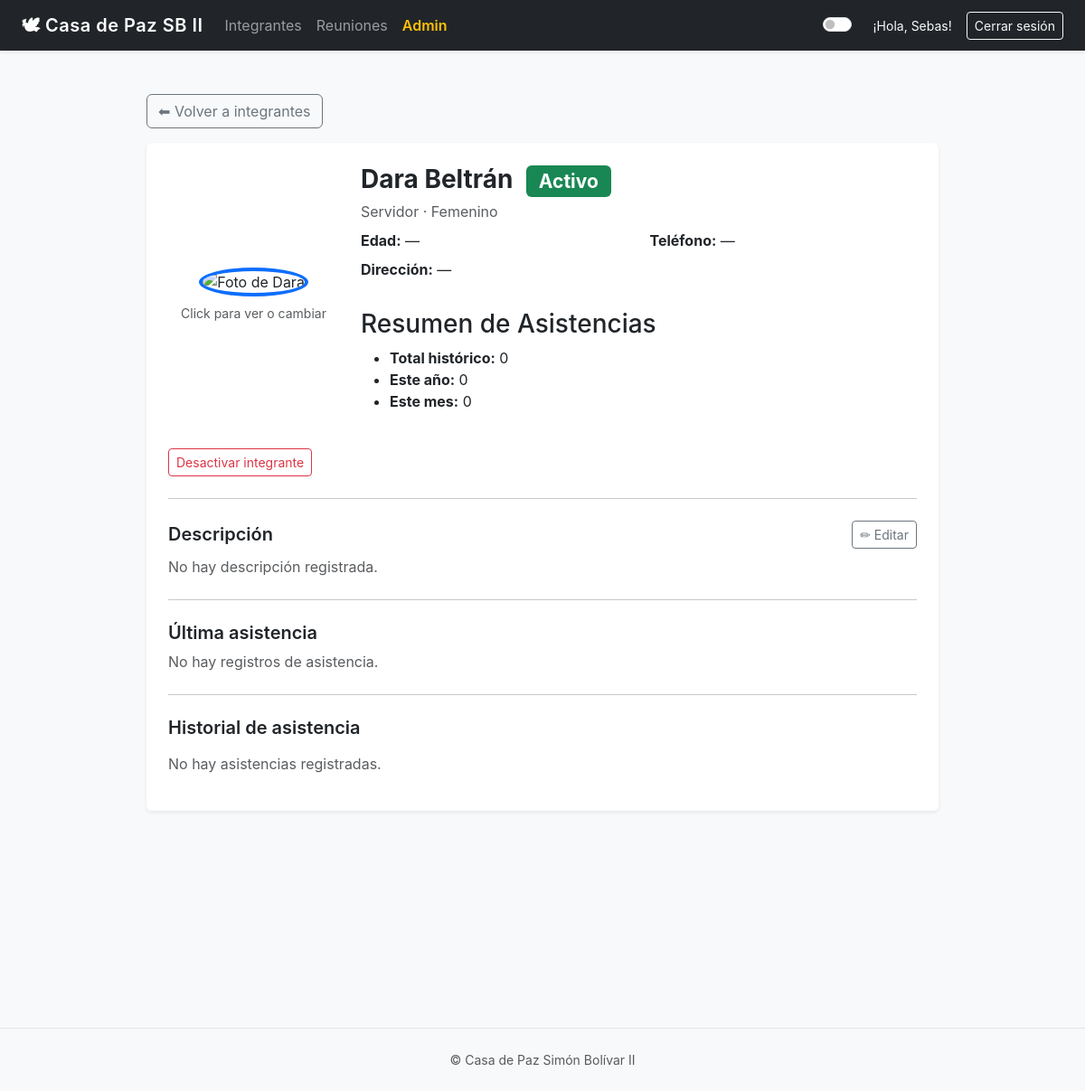
The app's page /integrante/2/ (signed in) with its own data.
### asistencia/models.py (models this page shows, shortened)
class Integrante(models.Model):
    SEXO_CHOICES = [
        ('M', 'Masculino'),
        ('F', 'Femenino'),
    ]
    nombre = models.CharField(max_length=100)
    apellido = models.CharField(max_length=100)
    fecha_nacimiento = models.DateField(null=True, blank=True)
    tipo = models.CharField(
        max_length=10,
        choices=[('niño', 'Niño'), ('joven', 'Joven'), ('servidor', 'Servidor')]
    )
    telefono = models.CharField(max_length=50, null=True, blank=True)
    email = models.EmailField(null=True, blank=True)
    ultima_asistencia = models.DateField(null=True, blank=True)
    descripcion = models.TextField(blank=True, null=True)
    activo = models.BooleanField(default=True)
    rol = models.CharField(
        max_length=10,
        choices=[('Maestro', 'Maestro'), ('Lider', 'Líder')],
        null=True,
        blank=True
    )
    direccion = models.CharField(
        max_length=255,
        blank=True,
        null=True
    )
    sexo = models.CharField(
        max_length=1,
        choices=SEXO_CHOICES,
        blank=True,
        null=True
    )
    @property
    def edad(self):
        if not self.fecha_nacimiento:
            return None
        hoy = date.today()
        return (
            hoy.year - self.fecha_nacimiento.year
            - ((hoy.month, hoy.day) < (self.fecha_nacimiento.month, self.fecha_nacimiento.day))
        )
    foto = CloudinaryField(
        'image',
        blank=True,
        null=True,
        default='user_default'
    )

### asistencia/views.py (the view)
# urls.py: path('integrante/<int:pk>/', views.integrante_perfil, name='integrante_perfil'),
def integrante_perfil(request, pk):
    integrante = get_object_or_404(Integrante, pk=pk)
    hoy = date.today()
    año_actual = hoy.year
    mes_actual = hoy.month
    asistencias = Asistencia.objects.filter(
        integrante=integrante
    ).select_related('reunion')
    total_asistencias = asistencias.filter(presente=True).count()
    total_asistencias_año = asistencias.filter(
        presente=True,
        reunion__fecha__year=año_actual
    ).count()
    total_asistencias_mes = asistencias.filter(
        presente=True,
        reunion__fecha__year=año_actual,
        reunion__fecha__month=mes_actual
    ).count()
    historial_asistencias = (
        asistencias
        .filter(presente=True)
        .order_by('-reunion__fecha')
    )
    ultima_asistencia = historial_asistencias.first()
    context = {
        'integrante': integrante,
        'total_asistencias': total_asistencias,
        'total_asistencias_año': total_asistencias_año,
        'total_asistencias_mes': total_asistencias_mes,
        'historial_asistencias': historial_asistencias,
        'ultima_asistencia': ultima_asistencia,
    }
    return render(request, 'asistencia/integrante_perfil.html', context)

### asistencia/templates/asistencia/integrante_perfil.html (shortened to what this page needs)
{% extends 'asistencia/base.html' %}
{% load static %}
{% block content %}
<div class="container" style="max-width: 900px;">
    <a href="{% url 'integrante_list' %}" class="btn btn-outline-secondary mb-3">
        ⬅ Volver a integrantes
    </a>
    <div class="card shadow-sm border-0">
        <div class="card-body p-4">
            <div class="row align-items-center">
                <div class="col-md-3 text-center">
                    {% if integrante.foto %}
                    <img src="{{ integrante.foto.url }}" class="rounded-circle mb-2 profile-photo" id="profilePhoto"
                        alt="Foto de {{ integrante.nombre }}">
                    {% else %}
                    <img src="{% static 'asistencia/img/user_placeholder.png' %}"
                        class="rounded-circle mb-2 profile-photo" id="profilePhoto" alt="Foto de perfil">
                    {% endif %}
                    <small class="text-muted d-block">
                        Click para ver o cambiar
                    </small>
                </div>
                <div class="col-md-9">
                    <h3 class="fw-bold mb-1">
                        {{ integrante.nombre }} {{ integrante.apellido }}
                        {% if integrante.activo %}
                        <span class="badge bg-success ms-2">Activo</span>
                        {% else %}
                        <span class="badge bg-danger ms-2">Inactivo</span>
                        {% endif %}
                    </h3>
                    <p class="text-muted mb-2">
                        {{ integrante.tipo|title }}
                        {% if integrante.sexo %}
                        · {% if integrante.sexo == 'M' %}Masculino{% else %}Femenino{% endif %}
                        {% endif %}
                    </p>
                    <div class="row">
                        <div class="col-md-6 mb-2">
                            <strong>Edad:</strong>
                            {% if integrante.edad %}
                            {{ integrante.edad }} años
                            {% else %}
                            —
                            {% endif %}
                        </div>
                        <div class="col-md-6 mb-2">
                            <strong>Teléfono:</strong>
                            {{ integrante.telefono|default:"—" }}
                        </div>
                        <div class="col-md-12 mb-2">
                            <strong>Dirección:</strong>
                            {{ integrante.direccion|default:"—" }}
                        </div>
                    </div>
                    <br>
                    <h3>Resumen de Asistencias</h3>
                    <ul>
                        <li><strong>Total histórico:</strong> {{ total_asistencias }}</li>
                        <li><strong>Este año:</strong> {{ total_asistencias_año }}</li>
                        <li><strong>Este mes:</strong> {{ total_asistencias_mes }}</li>
                    </ul>
                </div>
            </div>
            <br>
            <form method="post" action="{% url 'integrante_toggle_activo' integrante.pk %}">
                {% if integrante.activo %}
                <button class="btn btn-outline-danger btn-sm">
                    Desactivar integrante
                </button>
                {% else %}
                <button class="btn btn-outline-success btn-sm">
                    Activar integrante
                </button>
                {% endif %}
            </form>
            <hr class="my-4">
            <h5 class="fw-semibold mb-2 d-flex justify-content-between align-items-center">
                Descripción
                <button class="btn btn-sm btn-outline-secondary" data-bs-toggle="modal"
                    data-bs-target="#editarDescripcionModal">
                    ✏ Editar
                </button>
            </h5>
            <p class="text-muted">
                {% if integrante.descripcion %}
                {{ integrante.descripcion }}
                {% else %}
                No hay descripción registrada.
                {% endif %}
            </p>
            <hr class="my-4">
            <h5 class="fw-semibold mb-2">Última asistencia</h5>
            {% if ultima_asistencia %}
            <p class="mb-0">
                Asistió el
                <strong>
                    {{ ultima_asistencia.reunion.fecha|date:"d F Y" }}
                </strong>
            </p>
            {% else %}
            <p class="text-muted mb-0">
                No hay registros de asistencia.
            </p>
            {% endif %}
            <hr class="my-4">
            <h5 class="fw-semibold mb-3">Historial de asistencia</h5>
            {% if historial_asistencias %}
            <ul class="list-group list-group-flush">
                {% for a in historial_asistencias %}
                <li class="list-group-item d-flex justify-content-between align-items-center">
                    <span>
                        📅 <a href="{% url 'reunion_detail' a.reunion.id %}">{{ a.reunion.fecha|date:"d F Y" }} - {{ a.reunion.tema }}</a>
                    </span>
                    {% if a.comentario %}
                    <span class="text-muted small">
                        {{ a.comentario }}
                    </span>
                    {% endif %}
                </li>
                {% endfor %}
            </ul>
            {% else %}
            <p class="text-muted">
                No hay asistencias registradas.
            </p>
            {% endif %}
        </div>
    </div>
</div>
{% endblock %}

### asistencia/templates/asistencia/base.html (shortened to what this page needs)
{% load static %}
<!doctype html>
<html lang="es" data-bs-theme="light">
<head>
  <link href="https://cdn.jsdelivr.net/npm/bootstrap@5.3.0/dist/css/bootstrap.min.css" rel="stylesheet">
  <link rel="stylesheet" href="{% static 'asistencia/css/styles.css' %}">
</head>
<body class="bg-light {% if request.user.is_authenticated %}authenticated{% endif %}">
  {% if request.user.is_authenticated %}
  <nav class="navbar navbar-expand-lg navbar-dark bg-dark shadow-sm">
    <div class="container-fluid px-4">
      <a class="navbar-brand fw-semibold" href="{% url 'dashboard' %}">
        🕊 Casa de Paz SB II
      </a>
      <div class="collapse navbar-collapse" id="navbarNav">
        <ul class="navbar-nav me-auto mb-2 mb-lg-0">
          <li class="nav-item">
            <a class="nav-link" href="{% url 'integrante_list' %}">Integrantes</a>
          </li>
          <li class="nav-item">
            <a class="nav-link" href="{% url 'reunion_list' %}">Reuniones</a>
          </li>
          {% if request.user.is_superuser %}
          <li class="nav-item">
            <a class="nav-link text-warning fw-semibold" href="/admin/">
              Admin
            </a>
          </li>
          {% endif %}
        </ul>
        <ul class="navbar-nav align-items-center">
          <li class="nav-item me-3">
            <div class="form-check form-switch">
              <input class="form-check-input" type="checkbox" id="theme-toggle" title="Cambiar tema">
            </div>
          </li>
          <li class="nav-item me-3 text-light small">
            ¡Hola, {{ request.user.username }}!
          </li>
          <li class="nav-item">
            <form method="post" action="{% url 'logout' %}">
              <button class="btn btn-outline-light btn-sm">
                Cerrar sesión
              </button>
            </form>
          </li>
        </ul>
      </div>
    </div>
  </nav>
  {% endif %}
  <main class="{% if request.user.is_authenticated %}container-fluid{% else %}container{% endif %} my-5">
    {% block content %}
    {% endblock %}
  </main>
  <br>
  <br>
  <br>
  <br>
  <br>
  <br>
  <br>
  <br>
  <footer class="text-center text-muted small py-4">
    © {{ now|date:"Y" }} Casa de Paz Simón Bolívar II
  </footer>
</body>
</html>

### asistencia/static/asistencia/css/styles.css (style rules this page uses)
body { font-family: 'Inter', system-ui, -apple-system, BlinkMacSystemFont, sans-serif; }
.navbar-brand { letter-spacing: 0.5px; }
main { min-height: 70vh; }
footer { border-top: 1px solid #e5e5e5; }
:root { --bg: #f4f6f9; --card-bg: #ffffff; --text: #212529; --muted: #6c757d; --primary: #0d6efd; --input-bg: #ffffff; --border: #dee2e6; }
body { background: var(--bg); color: var(--text); }
body.authenticated main { padding-left: 2rem !important; padding-right: 2rem !important; }
.profile-photo { width: 140px; height: 140px; object-fit: cover; cursor: pointer; border: 4px solid #0d6efd; transition: transform 0.2s ease; }

### records on screen
Integrante: nombre "Dara", apellido "Beltrán", tipo "Servidor", telefono "—", direccion "—"

### other values on screen
{{ request.user.username }} "Sebas"
{{ total_asistencias }} "0"
{{ total_asistencias_año }} "0"
{{ total_asistencias_mes }} "0"
